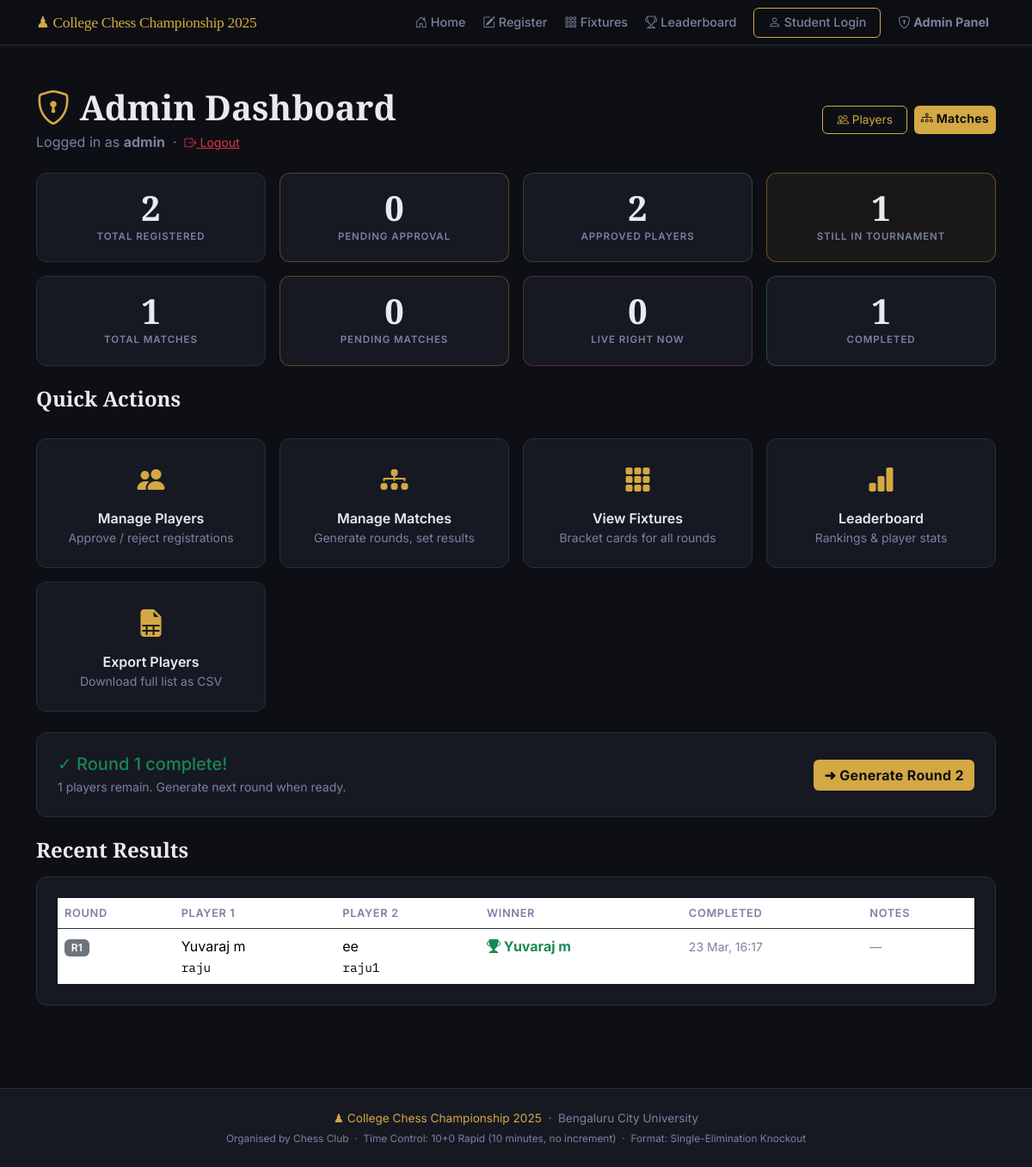
Page /admin/dashboard (signed in) on the earlier database version.
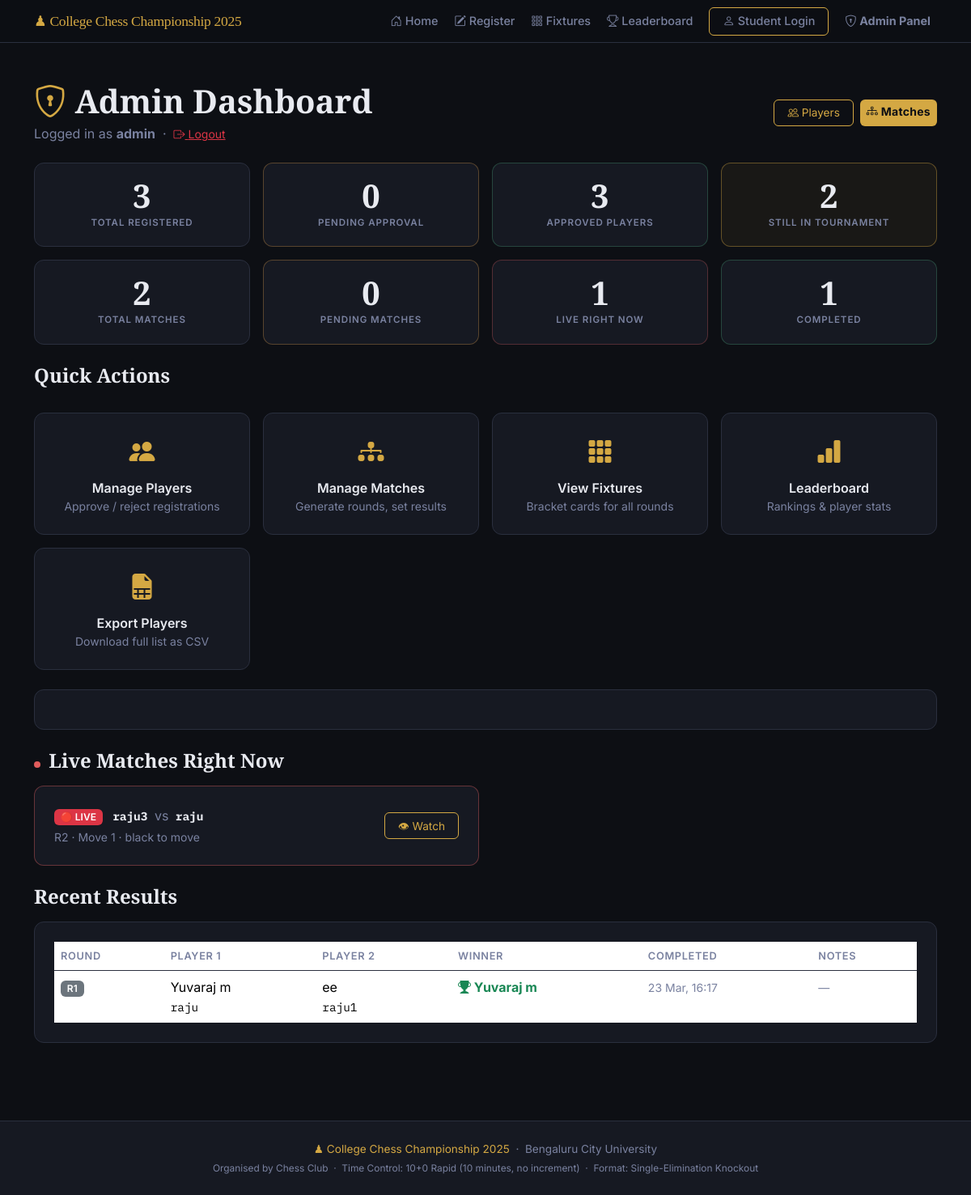
Same page on the later database version.
### models.py (models this page shows, shortened)
class Match(db.Model):
    __tablename__ = "matches"
    id = db.Column(db.Integer, primary_key=True)
    round_number = db.Column(db.Integer, nullable=False)   # 1 = Round 1, 2 = QF, etc.
    round_label  = db.Column(db.String(50), nullable=True) # e.g. "Quarter-Final"
    player1_id = db.Column(db.Integer, db.ForeignKey("players.id"), nullable=False)
    player2_id = db.Column(db.Integer, db.ForeignKey("players.id"), nullable=True)
    winner_id = db.Column(db.Integer, db.ForeignKey("players.id"), nullable=True)
    status = db.Column(db.String(20), default="pending", nullable=False)
    created_at   = db.Column(db.DateTime, default=datetime.utcnow)
    completed_at = db.Column(db.DateTime, nullable=True)
    board_state   = db.Column(db.Text, nullable=True)       # JSON string of 8x8 board
    move_history  = db.Column(db.Text, default='[]')         # JSON array of move notations
    last_move     = db.Column(db.String(20), nullable=True)  # Last move in algebraic notation
    current_turn  = db.Column(db.String(10), default='white') # 'white' or 'black'
    move_count    = db.Column(db.Integer, default=0)          # Total moves played
    notes = db.Column(db.String(300), nullable=True)

class Player(db.Model):
    __tablename__ = "players"
    id = db.Column(db.Integer, primary_key=True)
    full_name      = db.Column(db.String(100), nullable=False)
    roll_number    = db.Column(db.String(50),  unique=True, nullable=False)
    chess_username = db.Column(db.String(50),  unique=True, nullable=False)
    whatsapp       = db.Column(db.String(20),  nullable=False)
    registered_at = db.Column(db.DateTime, default=datetime.utcnow)
    is_approved   = db.Column(db.Boolean, default=False)   # Admin must approve
    is_eliminated = db.Column(db.Boolean, default=False)   # Set True after a loss
    wins      = db.Column(db.Integer, default=0)   # Total match wins
    losses    = db.Column(db.Integer, default=0)   # Total match losses
    points    = db.Column(db.Integer, default=0)   # 1 per win, used for ranking
    bye_count = db.Column(db.Integer, default=0)   # Number of byes received
    matches_as_p1 = db.relationship(
        "Match", foreign_keys="Match.player1_id",
        backref="player1", lazy="dynamic"
    )
    matches_as_p2 = db.relationship(
        "Match", foreign_keys="Match.player2_id",
        backref="player2", lazy="dynamic"
    )
    matches_won = db.relationship(
        "Match", foreign_keys="Match.winner_id",
        backref="winner", lazy="dynamic"
    )

### app.py (the view)
    @app.route("/admin/dashboard")
    @admin_required
    def admin_dashboard():
        stats = {
            "total_registered": Player.query.count(),
            "pending_approval": Player.query.filter_by(is_approved=False).count(),
            "approved":         Player.query.filter_by(is_approved=True).count(),
            "eliminated":       Player.query.filter_by(is_eliminated=True).count(),
            "still_active":     Player.query.filter_by(is_approved=True, is_eliminated=False).count(),
            "total_matches":    Match.query.count(),
            "pending_matches":  Match.query.filter_by(status="pending").count(),
            "live_matches":     Match.query.filter_by(status="in_progress").count(),
            "completed_matches":Match.query.filter_by(status="completed").count(),
        }
        highest_round = db.session.query(db.func.max(Match.round_number)).scalar() or 0
        recent_results = Match.query.filter_by(status="completed")\
                                    .order_by(Match.completed_at.desc())\
                                    .limit(5).all()
        live_matches = Match.query.filter_by(status="in_progress").all()
        current_round_done = highest_round == 0 or all(
            m.status in ('completed', 'bye')
            for m in Match.query.filter_by(round_number=highest_round).all()
        )
        has_pending = Match.query.filter_by(round_number=highest_round, status='pending').count() > 0
        return render_template(
            "admin_dashboard.html",
            stats            = stats,
            current_round    = highest_round,
            recent_results   = recent_results,
            live_matches     = live_matches,
            current_round_done = current_round_done,
            has_pending      = has_pending,
        )

### templates/admin_dashboard.html (shortened to what this page needs)
{% extends "base.html" %}
{% block content %}
<section class="py-5">
  <div class="container">
    <div class="d-flex justify-content-between align-items-center mb-4">
      <div>
        <h1 class="chess-section-title mb-1">
          <i class="bi bi-shield-lock chess-gold"></i> Admin Dashboard
        </h1>
        <p class="text-muted mb-0">
          Logged in as <strong>{{ session.admin_username }}</strong>
          &nbsp;·&nbsp;
          <a href="{{ url_for('admin_logout') }}" class="text-danger small">
            <i class="bi bi-box-arrow-right"></i> Logout
          </a>
        </p>
      </div>
      <div class="d-flex gap-2">
        <a href="{{ url_for('admin_players') }}" class="btn chess-btn-outline btn-sm">
          <i class="bi bi-people"></i> Players
        </a>
        <a href="{{ url_for('admin_matches') }}" class="btn chess-btn-primary btn-sm">
          <i class="bi bi-diagram-3"></i> Matches
        </a>
      </div>
    </div>
    <div class="row g-3 mb-4">
      <div class="col-6 col-md-3">
        <div class="chess-stat-tile">
          <div class="chess-stat-tile-number">{{ stats.total_registered }}</div>
          <div class="chess-stat-tile-label">Total Registered</div>
        </div>
      </div>
      <div class="col-6 col-md-3">
        <div class="chess-stat-tile warning">
          <div class="chess-stat-tile-number">{{ stats.pending_approval }}</div>
          <div class="chess-stat-tile-label">Pending Approval</div>
        </div>
      </div>
      <div class="col-6 col-md-3">
        <div class="chess-stat-tile success">
          <div class="chess-stat-tile-number">{{ stats.approved }}</div>
          <div class="chess-stat-tile-label">Approved Players</div>
        </div>
      </div>
      <div class="col-6 col-md-3">
        <div class="chess-stat-tile gold">
          <div class="chess-stat-tile-number">{{ stats.still_active }}</div>
          <div class="chess-stat-tile-label">Still In Tournament</div>
        </div>
      </div>
      <div class="col-6 col-md-3">
        <div class="chess-stat-tile">
          <div class="chess-stat-tile-number">{{ stats.total_matches }}</div>
          <div class="chess-stat-tile-label">Total Matches</div>
        </div>
      </div>
      <div class="col-6 col-md-3">
        <div class="chess-stat-tile warning">
          <div class="chess-stat-tile-number">{{ stats.pending_matches }}</div>
          <div class="chess-stat-tile-label">Pending Matches</div>
        </div>
      </div>
      <div class="col-6 col-md-3">
        <div class="chess-stat-tile danger">
          <div class="chess-stat-tile-number">{{ stats.live_matches }}</div>
          <div class="chess-stat-tile-label">Live Right Now</div>
        </div>
      </div>
      <div class="col-6 col-md-3">
        <div class="chess-stat-tile success">
          <div class="chess-stat-tile-number">{{ stats.completed_matches }}</div>
          <div class="chess-stat-tile-label">Completed</div>
        </div>
      </div>
    </div>
    <div class="row g-3 mb-4">
      <div class="col-12">
        <h4 class="chess-section-title mb-3">Quick Actions</h4>
      </div>
      <div class="col-6 col-md-3">
        <a href="{{ url_for('admin_players') }}" class="chess-action-tile">
          <i class="bi bi-people-fill fs-2"></i>
          <div class="mt-2 fw-semibold">Manage Players</div>
          <div class="small text-muted">Approve / reject registrations</div>
        </a>
      </div>
      <div class="col-6 col-md-3">
        <a href="{{ url_for('admin_matches') }}" class="chess-action-tile">
          <i class="bi bi-diagram-3-fill fs-2"></i>
          <div class="mt-2 fw-semibold">Manage Matches</div>
          <div class="small text-muted">Generate rounds, set results</div>
        </a>
      </div>
      <div class="col-6 col-md-3">
        <a href="{{ url_for('fixtures') }}" class="chess-action-tile">
          <i class="bi bi-grid-3x3-gap-fill fs-2"></i>
          <div class="mt-2 fw-semibold">View Fixtures</div>
          <div class="small text-muted">Bracket cards for all rounds</div>
        </a>
      </div>
      <div class="col-6 col-md-3">
        <a href="{{ url_for('leaderboard') }}" class="chess-action-tile">
          <i class="bi bi-bar-chart-fill fs-2"></i>
          <div class="mt-2 fw-semibold">Leaderboard</div>
          <div class="small text-muted">Rankings &amp; player stats</div>
        </a>
      </div>
      <div class="col-6 col-md-3">
        <a href="{{ url_for('admin_export_players') }}" class="chess-action-tile">
          <i class="bi bi-file-earmark-spreadsheet-fill fs-2"></i>
          <div class="mt-2 fw-semibold">Export Players</div>
          <div class="small text-muted">Download full list as CSV</div>
        </a>
      </div>
    </div>
    {% if current_round > 0 %}
    <div class="chess-card mb-4">
      {% if has_pending %}
        <div class="d-flex align-items-center justify-content-between flex-wrap gap-2">
          <div>
            <h5 class="mb-1 chess-gold">Round {{ current_round }} has pending matches</h5>
            <p class="text-muted mb-0 small">Start all matches to let players begin playing.</p>
          </div>
          <form action="{{ url_for('admin_start_all', round_num=current_round) }}" method="POST">
            <button type="submit" class="btn chess-btn-primary">
              ▶ Start All Matches in Round {{ current_round }}
            </button>
          </form>
        </div>
      {% elif current_round_done %}
        <div class="d-flex align-items-center justify-content-between flex-wrap gap-2">
          <div>
            <h5 class="mb-1 text-success">✓ Round {{ current_round }} complete!</h5>
            <p class="text-muted mb-0 small">{{ stats.still_active }} players remain. Generate next round when ready.</p>
          </div>
          <a href="{{ url_for('admin_matches') }}" class="btn chess-btn-primary">
            ➜ Generate Round {{ current_round + 1 }}
          </a>
        </div>
      {% endif %}
    </div>
    {% endif %}
    {% if live_matches %}
    <h4 class="chess-section-title mb-3">
      <span class="live-dot-inline"></span> Live Matches Right Now
    </h4>
    <div class="row g-3 mb-4">
      {% for m in live_matches %}
      <div class="col-md-6">
        <div class="chess-card d-flex align-items-center justify-content-between" style="border-color:rgba(224,92,92,0.4)">
          <div>
            <span class="badge bg-danger me-2" style="animation:pulse 1.5s infinite">🔴 LIVE</span>
            <strong class="chess-mono">{{ m.player1.chess_username }}</strong>
            <span class="text-muted mx-1">vs</span>
            <strong class="chess-mono">{{ m.player2.chess_username if m.player2 else 'BYE' }}</strong>
            <div class="small text-muted mt-1">
              R{{ m.round_number }} · Move {{ m.move_count or 0 }} · {{ m.current_turn or 'white' | capitalize }} to move
            </div>
          </div>
          <a href="{{ url_for('admin_watch', match_id=m.id) }}" class="btn chess-btn-outline btn-sm">
            👁 Watch
          </a>
        </div>
      </div>
      {% endfor %}
    </div>
    {% endif %}
    {% if recent_results %}
    <h4 class="chess-section-title mb-3">Recent Results</h4>
    <div class="chess-card">
      <div class="table-responsive">
        <table class="table table-borderless chess-table mb-0">
          <thead>
            <tr>
              <th>Round</th>
              <th>Player 1</th>
              <th>Player 2</th>
              <th>Winner</th>
              <th>Completed</th>
              <th>Notes</th>
            </tr>
          </thead>
          <tbody>
            {% for m in recent_results %}
            <tr>
              <td><span class="badge bg-secondary">R{{ m.round_number }}</span></td>
              <td>
                {{ m.player1.full_name }}<br/>
                <span class="chess-mono small">{{ m.player1.chess_username }}</span>
              </td>
              <td>
                {% if m.player2 %}
                  {{ m.player2.full_name }}<br/>
                  <span class="chess-mono small">{{ m.player2.chess_username }}</span>
                {% else %}
                  <em class="text-muted">BYE</em>
                {% endif %}
              </td>
              <td>
                {% if m.winner %}
                  <span class="text-success fw-bold">
                    <i class="bi bi-trophy-fill"></i> {{ m.winner.full_name }}
                  </span>
                {% endif %}
              </td>
              <td>
                <small class="text-muted">
                  {% if m.completed_at %}
                    {{ m.completed_at.strftime('%d %b, %H:%M') }}
                  {% endif %}
                </small>
              </td>
              <td><small class="text-muted">{{ m.notes or '—' }}</small></td>
            </tr>
            {% endfor %}
          </tbody>
        </table>
      </div>
    </div>
    {% else %}
    <div class="chess-card text-center py-4 text-muted">
      <i class="bi bi-hourglass fs-2"></i>
      <p class="mt-2 mb-0">No matches completed yet.</p>
    </div>
    {% endif %}
  </div>
</section>
{% endblock %}

### templates/base.html (shortened to what this page needs)
<!DOCTYPE html>
<html lang="en">
<head>
  <link rel="stylesheet"
        href="https://cdn.jsdelivr.net/npm/bootstrap@5.3.3/dist/css/bootstrap.min.css" />
  <link rel="stylesheet"
        href="https://cdn.jsdelivr.net/npm/bootstrap-icons@1.11.3/font/bootstrap-icons.min.css" />
  <link rel="stylesheet" href="{{ url_for('static', filename='css/style.css') }}" />
</head>
<body>
  <nav class="navbar navbar-expand-lg navbar-dark chess-navbar sticky-top">
    <div class="container">
      <a class="navbar-brand chess-brand" href="{{ url_for('index') }}">
        ♟ {{ tournament_name }}
      </a>
      <div class="collapse navbar-collapse" id="navMenu">
        <ul class="navbar-nav ms-auto align-items-lg-center gap-1">
          <li class="nav-item">
            <a class="nav-link" href="{{ url_for('index') }}">
              <i class="bi bi-house-door"></i> Home
            </a>
          </li>
          <li class="nav-item">
            <a class="nav-link" href="{{ url_for('register') }}">
              <i class="bi bi-pencil-square"></i> Register
            </a>
          </li>
          <li class="nav-item">
            <a class="nav-link" href="{{ url_for('fixtures') }}">
              <i class="bi bi-grid-3x3-gap"></i> Fixtures
            </a>
          </li>
          <li class="nav-item">
            <a class="nav-link" href="{{ url_for('leaderboard') }}">
              <i class="bi bi-trophy"></i> Leaderboard
            </a>
          </li>
          {% if session.get('student_roll') %}
            <li class="nav-item">
              <a class="nav-link" href="{{ url_for('student_dashboard') }}">
                <i class="bi bi-person-circle"></i> My Dashboard
              </a>
            </li>
            <li class="nav-item">
              <a class="nav-link text-warning" href="{{ url_for('student_logout') }}">
                <i class="bi bi-box-arrow-right"></i> Log Out
              </a>
            </li>
          {% else %}
            <li class="nav-item">
              <a class="nav-link chess-btn-outline btn btn-sm ms-2"
                 href="{{ url_for('student_login') }}">
                <i class="bi bi-person"></i> Student Login
              </a>
            </li>
          {% endif %}
          {% if session.get('admin_logged_in') %}
            <li class="nav-item">
              <a class="nav-link btn btn-sm btn-warning ms-2 text-dark fw-bold"
                 href="{{ url_for('admin_dashboard') }}">
                <i class="bi bi-shield-lock"></i> Admin Panel
              </a>
            </li>
          {% endif %}
        </ul>
      </div>
    </div>
  </nav>
  <main>
    {% block content %}{% endblock %}
  </main>
  <footer class="chess-footer mt-5 py-4">
    <div class="container text-center">
      <p class="mb-1">
        <span class="chess-gold">♟ {{ tournament_name }}</span>
        &nbsp;·&nbsp; {{ college_name }}
      </p>
      <p class="text-muted small mb-0">
        Organised by {{ organizer_name }}
        &nbsp;·&nbsp;
        Time Control: {{ time_control }}
        &nbsp;·&nbsp;
        Format: {{ tournament_format }}
      </p>
    </div>
  </footer>
</body>
</html>

Differences in the rows shown:
added Match: player1.chess_username "raju3", player2 "raju", round_number "2", move_count "1", current_turn "black", shown under "Live Matches Right Now"
Other differences:
{{ stats.total_registered }}: "2" → "3"
{{ stats.approved }}: "2" → "3"
{{ stats.still_active }}: "1" → "2"
{{ stats.total_matches }}: "1" → "2"
{{ stats.live_matches }}: "0" → "1"
{{ current_round }}: "1" → (not shown)
{{ stats.still_active }}: "1" → (not shown)
{{ current_round + 1 }}: "2" → (not shown)
text no longer shown: "✓ Round complete! players remain. Generate next round when ready. ➜ Generate Round"
text now shown: "Live Matches Right Now"
